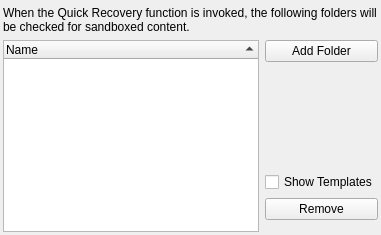
           <widget class="QWidget" name="tabQuickRecovery">
            <attribute name="title">
             <string>Quick Recovery</string>
            </attribute>
            <layout class="QGridLayout" name="gridLayout_10">
             <property name="leftMargin">
              <number>3</number>
             </property>
             <property name="topMargin">
              <number>6</number>
             </property>
             <property name="rightMargin">
              <number>3</number>
             </property>
             <property name="bottomMargin">
              <number>3</number>
             </property>
             <item row="0" column="0">
              <layout class="QGridLayout" name="gridLayout_22">
               <item row="4" column="0" rowspan="8">
                <widget class="QTreeWidget" name="treeRecovery">
                 <property name="sortingEnabled">
                  <bool>true</bool>
                 </property>
                 <column>
                  <property name="text">
                   <string>Name</string>
                  </property>
                 </column>
                </widget>
               </item>
               <item row="1" column="0" colspan="2">
                <widget class="QLabel" name="label_16">
                 <property name="text">
                  <string>When the Quick Recovery function is invoked, the following folders will be checked for sandboxed content. </string>
                 </property>
                 <property name="wordWrap">
                  <bool>true</bool>
                 </property>
                </widget>
               </item>
               <item row="7" column="1">
                <spacer name="verticalSpacer_13">
                 <property name="orientation">
                  <enum>Qt::Vertical</enum>
                 </property>
                 <property name="sizeHint" stdset="0">
                  <size>
                   <width>20</width>
                   <height>40</height>
                  </size>
                 </property>
                </spacer>
               </item>
               <item row="8" column="1">
                <widget class="QCheckBox" name="chkShowRecoveryTmpl">
                 <property name="text">
                  <string>Show Templates</string>
                 </property>
                </widget>
               </item>
               <item row="9" column="1">
                <widget class="QPushButton" name="btnDelRecovery">
                 <property name="text">
                  <string>Remove</string>
                 </property>
                </widget>
               </item>
               <item row="4" column="1">
                <widget class="QPushButton" name="btnAddRecovery">
                 <property name="text">
                  <string>Add Folder</string>
                 </property>
                </widget>
               </item>
              </layout>
             </item>
            </layout>
           </widget>
